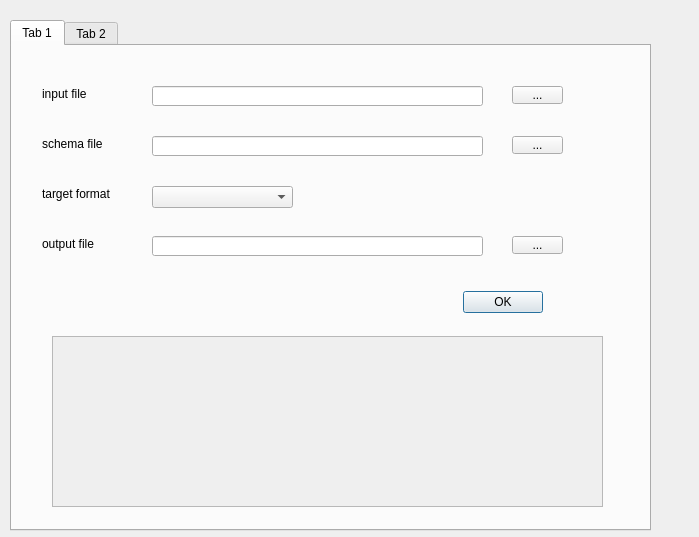
<?xml version="1.0" encoding="UTF-8"?>
<ui version="4.0">
 <class>Dialog</class>
 <widget class="QDialog" name="Dialog">
  <property name="geometry">
   <rect>
    <x>0</x>
    <y>0</y>
    <width>699</width>
    <height>537</height>
   </rect>
  </property>
  <property name="windowTitle">
   <string>Dialog</string>
  </property>
  <widget class="QTabWidget" name="tabWidget">
   <property name="geometry">
    <rect>
     <x>10</x>
     <y>20</y>
     <width>641</width>
     <height>511</height>
    </rect>
   </property>
   <property name="currentIndex">
    <number>0</number>
   </property>
   <widget class="QWidget" name="converter">
    <property name="locale">
     <locale language="German" country="Germany"/>
    </property>
    <attribute name="title">
     <string>Tab 1</string>
    </attribute>
    <widget class="QLabel" name="label">
     <property name="geometry">
      <rect>
       <x>30</x>
       <y>40</y>
       <width>91</width>
       <height>16</height>
      </rect>
     </property>
     <property name="text">
      <string>input file</string>
     </property>
    </widget>
    <widget class="QLabel" name="label_2">
     <property name="geometry">
      <rect>
       <x>30</x>
       <y>140</y>
       <width>91</width>
       <height>16</height>
      </rect>
     </property>
     <property name="text">
      <string>target format</string>
     </property>
    </widget>
    <widget class="QLabel" name="label_3">
     <property name="geometry">
      <rect>
       <x>30</x>
       <y>190</y>
       <width>91</width>
       <height>16</height>
      </rect>
     </property>
     <property name="text">
      <string>output file</string>
     </property>
    </widget>
    <widget class="QLineEdit" name="inputfile_input">
     <property name="geometry">
      <rect>
       <x>140</x>
       <y>40</y>
       <width>331</width>
       <height>20</height>
      </rect>
     </property>
    </widget>
    <widget class="QComboBox" name="format">
     <property name="geometry">
      <rect>
       <x>140</x>
       <y>140</y>
       <width>141</width>
       <height>22</height>
      </rect>
     </property>
    </widget>
    <widget class="QLineEdit" name="outputfile_input">
     <property name="geometry">
      <rect>
       <x>140</x>
       <y>190</y>
       <width>331</width>
       <height>20</height>
      </rect>
     </property>
    </widget>
    <widget class="QToolButton" name="inputfile_btn">
     <property name="geometry">
      <rect>
       <x>500</x>
       <y>40</y>
       <width>51</width>
       <height>18</height>
      </rect>
     </property>
     <property name="text">
      <string>...</string>
     </property>
     <property name="arrowType">
      <enum>Qt::NoArrow</enum>
     </property>
    </widget>
    <widget class="QToolButton" name="outputfile_btn">
     <property name="geometry">
      <rect>
       <x>500</x>
       <y>190</y>
       <width>51</width>
       <height>18</height>
      </rect>
     </property>
     <property name="text">
      <string>...</string>
     </property>
    </widget>
    <widget class="QLabel" name="label_4">
     <property name="geometry">
      <rect>
       <x>30</x>
       <y>90</y>
       <width>81</width>
       <height>16</height>
      </rect>
     </property>
     <property name="text">
      <string>schema file</string>
     </property>
    </widget>
    <widget class="QLineEdit" name="schemafile_input">
     <property name="geometry">
      <rect>
       <x>140</x>
       <y>90</y>
       <width>331</width>
       <height>20</height>
      </rect>
     </property>
    </widget>
    <widget class="QToolButton" name="schemafile_btn">
     <property name="geometry">
      <rect>
       <x>500</x>
       <y>90</y>
       <width>51</width>
       <height>18</height>
      </rect>
     </property>
     <property name="text">
      <string>...</string>
     </property>
    </widget>
    <widget class="QScrollArea" name="scrollArea">
     <property name="geometry">
      <rect>
       <x>40</x>
       <y>290</y>
       <width>551</width>
       <height>171</height>
      </rect>
     </property>
     <property name="widgetResizable">
      <bool>true</bool>
     </property>
     <widget class="QWidget" name="scrollAreaWidgetContents">
      <property name="geometry">
       <rect>
        <x>0</x>
        <y>0</y>
        <width>549</width>
        <height>169</height>
       </rect>
      </property>
     </widget>
    </widget>
    <widget class="QDialogButtonBox" name="buttonBox">
     <property name="geometry">
      <rect>
       <x>190</x>
       <y>240</y>
       <width>341</width>
       <height>32</height>
      </rect>
     </property>
     <property name="orientation">
      <enum>Qt::Horizontal</enum>
     </property>
     <property name="standardButtons">
      <set>QDialogButtonBox::Ok</set>
     </property>
     <property name="centerButtons">
      <bool>false</bool>
     </property>
    </widget>
   </widget>
   <widget class="QWidget" name="templategen">
    <attribute name="title">
     <string>Tab 2</string>
    </attribute>
    <widget class="QLabel" name="label_5">
     <property name="geometry">
      <rect>
       <x>40</x>
       <y>140</y>
       <width>91</width>
       <height>16</height>
      </rect>
     </property>
     <property name="text">
      <string>output file</string>
     </property>
    </widget>
    <widget class="QScrollArea" name="scrollArea_2">
     <property name="geometry">
      <rect>
       <x>50</x>
       <y>240</y>
       <width>551</width>
       <height>171</height>
      </rect>
     </property>
     <property name="widgetResizable">
      <bool>true</bool>
     </property>
     <widget class="QWidget" name="scrollAreaWidgetContents_2">
      <property name="geometry">
       <rect>
        <x>0</x>
        <y>0</y>
        <width>549</width>
        <height>169</height>
       </rect>
      </property>
     </widget>
    </widget>
    <widget class="QLabel" name="label_6">
     <property name="geometry">
      <rect>
       <x>40</x>
       <y>40</y>
       <width>81</width>
       <height>16</height>
      </rect>
     </property>
     <property name="text">
      <string>schema file</string>
     </property>
    </widget>
    <widget class="QLineEdit" name="schemafile_input2">
     <property name="geometry">
      <rect>
       <x>150</x>
       <y>40</y>
       <width>331</width>
       <height>20</height>
      </rect>
     </property>
    </widget>
    <widget class="QLineEdit" name="outputfile_input2">
     <property name="geometry">
      <rect>
       <x>150</x>
       <y>140</y>
       <width>331</width>
       <height>20</height>
      </rect>
     </property>
    </widget>
    <widget class="QLabel" name="label_7">
     <property name="geometry">
      <rect>
       <x>40</x>
       <y>90</y>
       <width>91</width>
       <height>16</height>
      </rect>
     </property>
     <property name="text">
      <string>target format</string>
     </property>
    </widget>
    <widget class="QToolButton" name="schemafile_btn2">
     <property name="geometry">
      <rect>
       <x>520</x>
       <y>40</y>
       <width>51</width>
       <height>18</height>
      </rect>
     </property>
     <property name="text">
      <string>...</string>
     </property>
    </widget>
    <widget class="QDialogButtonBox" name="buttonBox_2">
     <property name="geometry">
      <rect>
       <x>220</x>
       <y>190</y>
       <width>341</width>
       <height>32</height>
      </rect>
     </property>
     <property name="orientation">
      <enum>Qt::Horizontal</enum>
     </property>
     <property name="standardButtons">
      <set>QDialogButtonBox::Cancel|QDialogButtonBox::Ok</set>
     </property>
    </widget>
    <widget class="QComboBox" name="format2">
     <property name="geometry">
      <rect>
       <x>150</x>
       <y>90</y>
       <width>141</width>
       <height>22</height>
      </rect>
     </property>
    </widget>
    <widget class="QToolButton" name="outputfile_btn2">
     <property name="geometry">
      <rect>
       <x>520</x>
       <y>140</y>
       <width>51</width>
       <height>18</height>
      </rect>
     </property>
     <property name="text">
      <string>...</string>
     </property>
    </widget>
   </widget>
  </widget>
 </widget>
 <resources/>
 <connections>
  <connection>
   <sender>buttonBox</sender>
   <signal>accepted()</signal>
   <receiver>Dialog</receiver>
   <slot>accept()</slot>
   <hints>
    <hint type="sourcelabel">
     <x>248</x>
     <y>254</y>
    </hint>
    <hint type="destinationlabel">
     <x>157</x>
     <y>274</y>
    </hint>
   </hints>
  </connection>
  <connection>
   <sender>buttonBox</sender>
   <signal>rejected()</signal>
   <receiver>Dialog</receiver>
   <slot>reject()</slot>
   <hints>
    <hint type="sourcelabel">
     <x>316</x>
     <y>260</y>
    </hint>
    <hint type="destinationlabel">
     <x>286</x>
     <y>274</y>
    </hint>
   </hints>
  </connection>
 </connections>
</ui>
